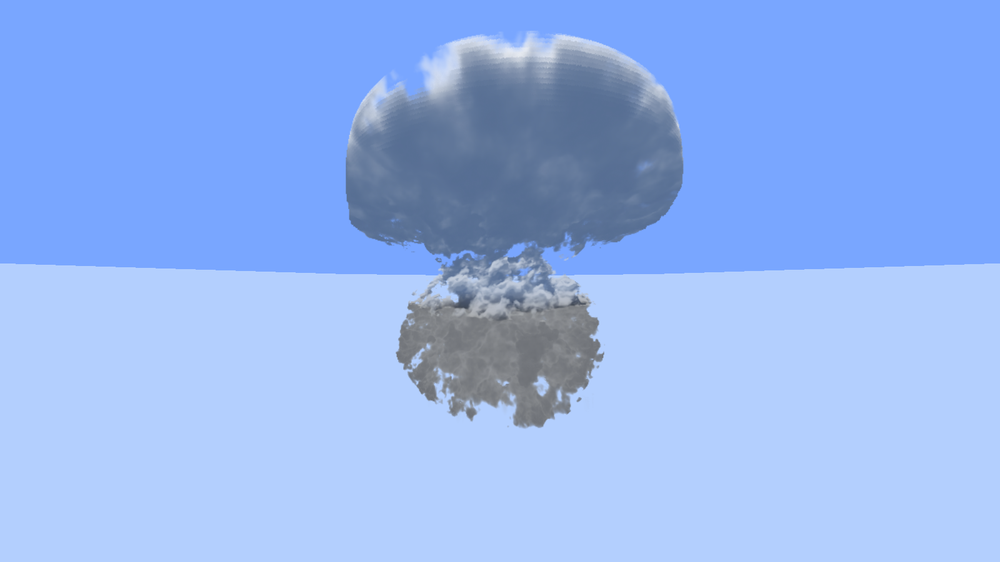
#> input picture specs/001-native-storm-rendering/validation/t219-campaign/T219_RAW_SIDE.png, 1000 x 562 px, shrunk from 1600 x 900 before the run
$ python blocky.py ../../t219-campaign/T219_RAW_SIDE.png
#> lines starting #> are read from the running program, lines starting #| are printed output that depends on the picture
# Block-grid detector: for period P, the share of 2nd-difference energy at each column/row phase.
# A 1/P share at every phase = no grid; a peak phase share >> 1/P = a P-pixel reconstruction grid.
import sys, glob, os
import numpy as np
from PIL import Image
def score(path):
#> called with path = '../../t219-campaign/T219_RAW_SIDE.png'
    a = np.asarray(Image.open(path).convert("L"), dtype=np.float32)[40:]  # drop HUD row
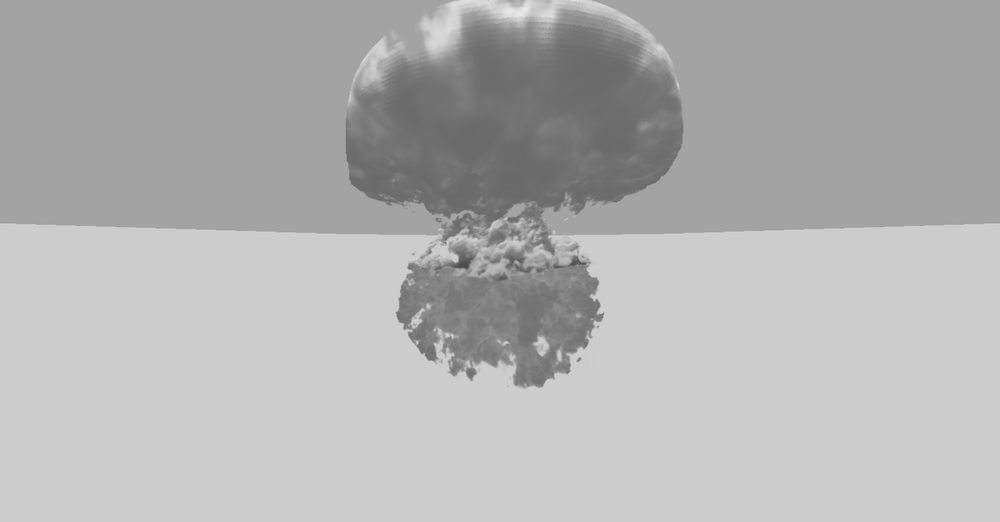
#> a: shape (522, 1000) float32; min 70, max 233, mean 178.3
    out = {}
    for P in (2, 3, 4, 8):
        dx = np.abs(a[:, 2:] - 2*a[:, 1:-1] + a[:, :-2]).mean(axis=0)
        dy = np.abs(a[2:, :] - 2*a[1:-1, :] + a[:-2, :]).mean(axis=1)
        sx = np.array([dx[i::P].sum() for i in range(P)]); sy = np.array([dy[i::P].sum() for i in range(P)])
        tot = sx.sum() + sy.sum()
        if tot <= 0: out[P] = 0; continue
        out[P] = (sx.max()/max(sx.sum(),1e-9) + sy.max()/max(sy.sum(),1e-9)) * P / 2  # 1.0 = no grid
#> this loop made 4 passes
#> (sx, sy) on passes 1 to 4: ([229.8, 228.4], [165.3, 165.3]), ([152.4, 151.9, 153.9], [110.7, 110.2, 109.8]), ([115, 115.9, 114.8, 112.5], [83.17, 84.28, 82.17, 80.98]), ([58.98, 60.95, 58.52, 56.27, 55.98, 54.94, 56.33, 56.27], [45.13, 45.99, 43.39, 38.7, 38.04, 38.29, 38.79, 42.28])
#> after the loop, out = {2: 1, 3: 1.01, 4: 1.02, 8: 1.09}
    return out
paths = []
for g in sys.argv[1:]:
    paths += glob.glob(g, recursive=True)
for p in paths:
    try:
        s = score(p)
#> s = {2: 1, 3: 1.01, 4: 1.02, 8: 1.09}
    except Exception as e:
        continue
    print(f"{s[2]:.2f} {s[3]:.2f} {s[4]:.2f} {s[8]:.2f} {p}")
#| 1.00 1.01 1.02 1.09 ../../t219-campaign/T219_RAW_SIDE.png
